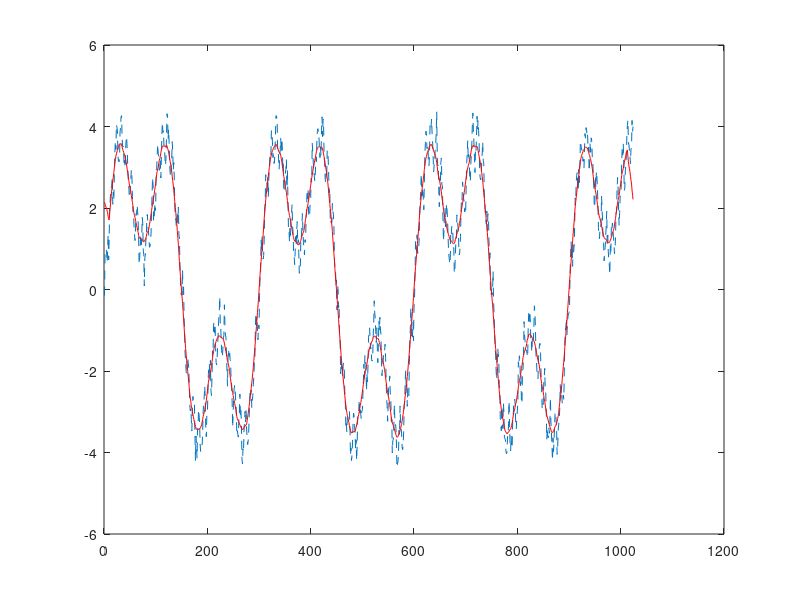

The MATLAB source for this figure:
% program is improved 14.02.2011 by L.V. Zotov
clear;

%--------- Part 1---------------------
% fft of artificial signal

N_signal=1024;
% generating two-sin signal
%for (k=1:1:N_signal)
%    signal(k)=sin(2*pi/10*(k-1))+sin(2*pi/100*(k-1));
%end;

Coef=0.2;

k=1:1:N_signal;
signal=.5*sin(2*pi/10*(k-1))+3*sin(2*pi/300*(k-1))+2*sin(2*pi/100*(k-1))+Coef*randn([1,N_signal]);

% try to add noise with Coef*randn([1,N_signal])

plot(signal);

%fast Fourier transform calculation

Ftrns_signal=fft(signal);

%amplitude spectrum calculation
apl_spectrum=abs(Ftrns_signal);
plot(-N_signal/2:0,apl_spectrum(N_signal/2:N_signal),1:N_signal/2,apl_spectrum(1:N_signal/2))


width=10;
h=zeros(1,N_signal);


h(N_signal/2-width:N_signal/2+width)=1/(width*2+1);
plot(h(N_signal/2-2*width:N_signal/2+2*width))

h=zeros(1,N_signal);
h(1:width)=1/(width*2+1);
h(N_signal:-1:N_signal-width)=1/(width*2+1);

Ftrns_h=fft(h);

%amplitude spectrum calculation
apl_spectrum_h=abs(Ftrns_h);

plot(apl_spectrum_h);
plot(-N_signal/2:0,apl_spectrum_h(N_signal/2:N_signal),1:N_signal/2,apl_spectrum_h(1:N_signal/2))


conv_fft=Ftrns_h.*Ftrns_signal;

conv_spectrum=abs(conv_fft);

plot(-N_signal/2:0,conv_spectrum(N_signal/2:N_signal),1:N_signal/2,conv_spectrum(1:N_signal/2))


result=ifft(conv_fft);

plot(k,signal,'--',k,result,'red')
